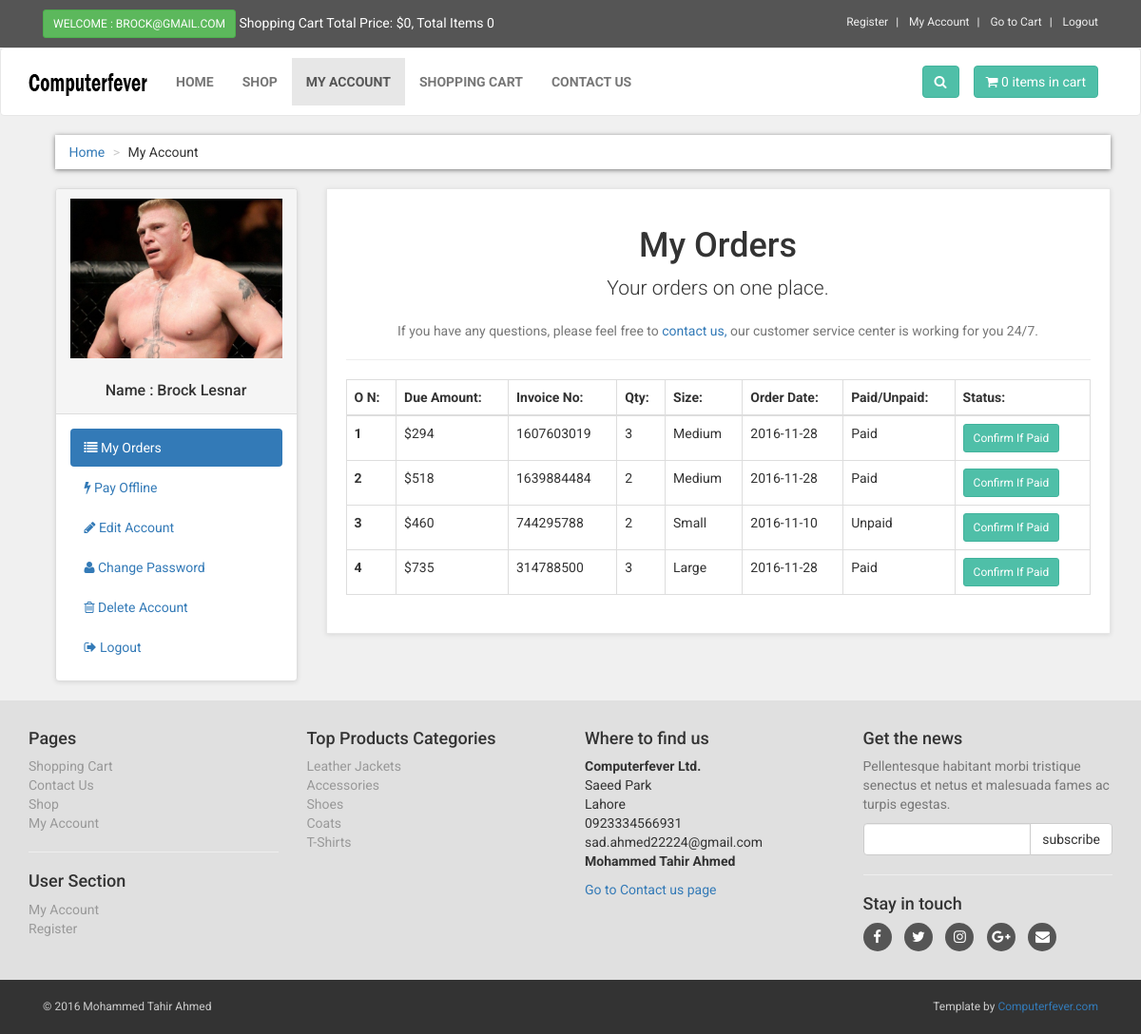
Page /customer/my_account.php?my_orders (signed in) on the committed database.
### tables this page shows
CREATE TABLE `customers` (
  `customer_id` int(10) NOT NULL,
  `customer_name` varchar(255) NOT NULL,
  `customer_email` varchar(255) NOT NULL,
  `customer_pass` varchar(255) NOT NULL,
  `customer_country` text NOT NULL,
  `customer_city` text NOT NULL,
  `customer_contact` varchar(255) NOT NULL,
  `customer_address` text NOT NULL,
  `customer_image` text NOT NULL,
  `customer_ip` varchar(255) NOT NULL
);

CREATE TABLE `customer_orders` (
  `order_id` int(10) NOT NULL,
  `customer_id` int(10) NOT NULL,
  `due_amount` int(100) NOT NULL,
  `invoice_no` int(100) NOT NULL,
  `qty` int(10) NOT NULL,
  `size` text NOT NULL,
  `order_date` timestamp NOT NULL DEFAULT CURRENT_TIMESTAMP ON UPDATE CURRENT_TIMESTAMP,
  `order_status` text NOT NULL
);

CREATE TABLE `product_categories` (
  `p_cat_id` int(10) NOT NULL,
  `p_cat_title` text NOT NULL,
  `p_cat_desc` text NOT NULL
);

### customer/my_orders.php (the view)
<center>
<h1>My Orders</h1>
<p class="lead"> Your orders on one place.</p>
<p class="text-muted" >
If you have any questions, please feel free to <a href="../contact.php" > contact us,</a> our customer service center is working for you 24/7.
</p>
</center>
<hr>
<div class="table-responsive" >
<table class="table table-bordered table-hover" >
<thead>
<tr>
<th>O N:</th>
<th>Due Amount:</th>
<th>Invoice No:</th>
<th>Qty:</th>
<th>Size:</th>
<th>Order Date:</th>
<th>Paid/Unpaid:</th>
<th>Status:</th>
</tr>
</thead>
<tbody>
<?php
$customer_session = $_SESSION['customer_email'];
$get_customer = "select * from customers where customer_email='$customer_session'";
$run_customer = mysqli_query($con,$get_customer);
$row_customer = mysqli_fetch_array($run_customer);
$customer_id = $row_customer['customer_id'];
$get_orders = "select * from customer_orders where customer_id='$customer_id'";
$run_orders = mysqli_query($con,$get_orders);
$i = 0;
while($row_orders = mysqli_fetch_array($run_orders)){
$order_id = $row_orders['order_id'];
$due_amount = $row_orders['due_amount'];
$invoice_no = $row_orders['invoice_no'];
$qty = $row_orders['qty'];
$size = $row_orders['size'];
$order_date = substr($row_orders['order_date'],0,11);
$order_status = $row_orders['order_status'];
$i++;
if($order_status=='pending'){
$order_status = "Unpaid";
}
else{
$order_status = "Paid";
}
?>
<tr>
<th><?php echo $i; ?></th>
<td>$<?php echo $due_amount; ?></td>
<td><?php echo $invoice_no; ?></td>
<td><?php echo $qty; ?></td>
<td><?php echo $size; ?></td>
<td><?php echo $order_date; ?></td>
<td><?php echo $order_status; ?></td>
<td>
<a href="confirm.php?order_id=<?php echo $order_id; ?>" target="blank" class="btn btn-primary btn-sm" > Confirm If Paid </a>
</td>
</tr>
<?php } ?>
</tbody>
</table>
</div>

### customer/includes/sidebar.php
<div class="panel panel-default sidebar-menu">
<div class="panel-heading">
<?php
$customer_session = $_SESSION['customer_email'];
$get_customer = "select * from customers where customer_email='$customer_session'";
$run_customer = mysqli_query($con,$get_customer);
$row_customer = mysqli_fetch_array($run_customer);
$customer_image = $row_customer['customer_image'];
$customer_name = $row_customer['customer_name'];
if(!isset($_SESSION['customer_email'])){
}
else {
echo "
<center>
<img src='customer_images/$customer_image' class='img-responsive'>
</center>
<br>
<h3 align='center' class='panel-title'> Name : $customer_name </h3>
";
}
?>
</div>
<div class="panel-body">
<ul class="nav nav-pills nav-stacked">
<li class="<?php if(isset($_GET['my_orders'])){ echo "active"; } ?>">
<a href="my_account.php?my_orders"> <i class="fa fa-list"> </i> My Orders </a>
</li>
<li class="<?php if(isset($_GET['pay_offline'])){ echo "active"; } ?>">
<a href="my_account.php?pay_offline"> <i class="fa fa-bolt"></i> Pay Offline </a>
</li>
<li class="<?php if(isset($_GET['edit_account'])){ echo "active"; } ?>">
<a href="my_account.php?edit_account"> <i class="fa fa-pencil"></i> Edit Account </a>
</li>
<li class="<?php if(isset($_GET['change_pass'])){ echo "active"; } ?>">
<a href="my_account.php?change_pass"> <i class="fa fa-user"></i> Change Password </a>
</li>
<li class="<?php if(isset($_GET['delete_account'])){ echo "active"; } ?>">
<a href="my_account.php?delete_account"> <i class="fa fa-trash-o"></i> Delete Account </a>
</li>
<li>
<a href="logout.php"> <i class="fa fa-sign-out"></i> Logout </a>
</li>
</ul>
</div>
</div>

### customer/includes/footer.php (shortened to what this page needs)
<div id="footer">
<div class="container">
<div class="row" >
<div class="col-md-3 col-sm-6" >
<h4>Pages</h4>
<ul>
<li><a href="../cart.php">Shopping Cart</a></li>
<li><a href="../contact.php">Contact Us</a></li>
<li><a href="../shop.php">Shop</a></li>
<li>
<?php
if(!isset($_SESSION['customer_email'])){
echo "<a href='../checkout.php' >My Account</a>";
}
else{
echo "<a href='my_account.php?my_orders'>My Account</a>";
}
?>
</li>
</ul>
<hr>
<h4>User Section</h4>
<ul>
<li>
<?php
if(!isset($_SESSION['customer_email'])){
echo "<a href='../checkout.php' >Login</a>";
}
else{
echo "<a href='my_account.php?my_orders'>My Account</a>";
}
?>
</li>
<li><a href="../customer_register.php">Register</a></li>
</ul>
</div>
<div class="col-md-3 col-sm-6">
<h4> Top Products Categories </h4>
<ul>
<?php
$get_p_cats = "select * from product_categories";
$run_p_cats = mysqli_query($con,$get_p_cats);
while($row_p_cats = mysqli_fetch_array($run_p_cats)){
$p_cat_id = $row_p_cats['p_cat_id'];
$p_cat_title = $row_p_cats['p_cat_title'];
echo "<li> <a href='shop.php?p_cat=$p_cat_id'> $p_cat_title </a> </li>";
}
?>
</ul>
</div>
<div class="col-md-3 col-sm-6">
<h4>Where to find us</h4>
<p>
<strong>Computerfever Ltd.</strong>
<br>Saeed Park
<br>Lahore
<br>0923334566931
<br>sad.ahmed22224@gmail.com
<br>
<strong>Mohammed Tahir Ahmed</strong>
</p>
<a href="../contact.php">Go to Contact us page</a>
</div>
<div class="col-md-3 col-sm-6">
<h4>Get the news</h4>
<p class="text-muted">
Pellentesque habitant morbi tristique senectus et netus et malesuada fames ac turpis egestas.
</p>
<form action="https://feedburner.google.com/fb/a/mailverify" method="post" target="popupwindow" onsubmit="window.open('https://feedburner.google.com/fb/a/mailverify?uri=computerfever', 'popupwindow', 'scrollbars=yes,width=550,height=520');return true">
<div class="input-group">
<input type="text" class="form-control" name="email">
<span class="input-group-btn">
<input type="submit" value="subscribe" class="btn btn-default">
</span>
</div>
</form>
<hr>
<h4> Stay in touch </h4>
<p class="social">
<a href="#"><i class="fa fa-facebook"></i></a>
<a href="#"><i class="fa fa-twitter"></i></a>
<a href="#"><i class="fa fa-instagram"></i></a>
<a href="#"><i class="fa fa-google-plus"></i></a>
<a href="#"><i class="fa fa-envelope"></i></a>
</p>
</div>
</div>
</div>
</div>
<div id="copyright">
<div class="container" >
<div class="col-md-6" >
<p class="pull-left"> &copy; 2016 Mohammed Tahir Ahmed </p>
</div>
<div class="col-md-6" >
<p class="pull-right" >
Template by <a href="http://www.computerfever.com" >Computerfever.com</a>
</p>
</div>
</div>
</div>

### customer/styles/style.css (style rules this page uses)
body { font-family: "Roboto", Helvetica, Arial, sans-serif; font-size: 14px; line-height: 1.42857143; color: #333333; background-color: #f0f0f0; overflow-x: hidden; }
.btn-primary { color:rgb(255, 255, 255); background-color:rgb(79, 191, 168); border-color:rgb(65, 179, 156); }
#content .panel.sidebar-menu { box-sizing: border-box; box-shadow: 0 1px 5px rgba(0, 0, 0, 0.1); }
#content .panel.sidebar-menu h3 { padding: 5px 0; margin: 0; }
#footer { background: #e0e0e0; padding: 20px 0; }
#footer ul { padding-left: 0; list-style: none; }
#footer ul a { color:#999999; padding: 20px 0; }
#footer .social { text-align: left; }
#footer .social a { margin: 0 10px 0 0; color: #fff; display: inline-block; width: 30px; height: 30px; border-radius: 15px; line-height: 30px; font-size: 15px; text-align: center; transition: all 0.2s ease-out; vertical-align: bottom; background-color:#555555; }
#copyright { background:#333; color:#ccc; padding:20px 0; font-size:12px; }
#copyright p { margin: 0; }

### rows in the picture
customers: customer_image (picture), customer_name "Brock Lesnar"
customer_orders: due_amount "294", invoice_no "1607603019", qty "3", size "Medium", order_date "2016-11-28", order_status "Paid"
customer_orders: due_amount "518", invoice_no "1639884484", qty "2", size "Medium", order_date "2016-11-28", order_status "Paid"
customer_orders: due_amount "460", invoice_no "744295788", qty "2", size "Small", order_date "2016-11-10", order_status "Unpaid"
customer_orders: due_amount "735", invoice_no "314788500", qty "3", size "Large", order_date "2016-11-28", order_status "Paid"
product_categories: p_cat_title "Leather Jackets"
product_categories: p_cat_title "Accessories"
product_categories: p_cat_title "Shoes"
product_categories: p_cat_title "Coats"
product_categories: p_cat_title "T-Shirts"

### other values in the picture
$_SESSION['customer_email'] "BROCK@GMAIL.COM"
$total "0"
$count_items "0 0"
